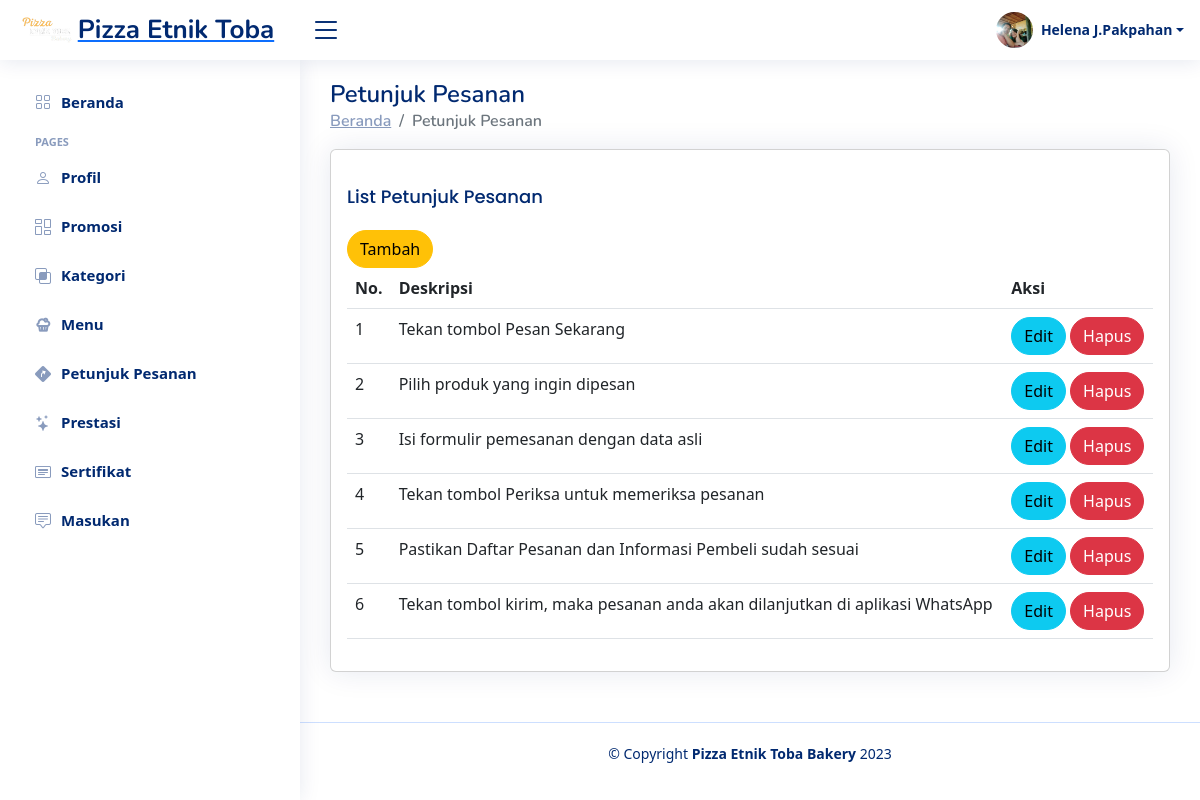
Page /Website/Admin/petunjuk.php (signed in) on the committed database.
### tables this page shows
CREATE TABLE `petunjuk` (
  `id_petunjuk` int(11) NOT NULL,
  `deskripsi` text NOT NULL
);

### Website/Admin/petunjuk.php (the view, shortened to what this page needs)
<?php
include_once('../koneksi/koneksi.php');
?>
<!DOCTYPE html>
<html lang="en">
<head>
    <link rel="stylesheet" href="style.css">
    <link href="vendor/bootstrap/css/bootstrap.min.css" rel="stylesheet">
    <link href="vendor/bootstrap-icons/bootstrap-icons.css" rel="stylesheet">
    <link href="vendor/boxicons/css/boxicons.min.css" rel="stylesheet">
    <link href="vendor/quill/quill.snow.css" rel="stylesheet">
    <link href="vendor/quill/quill.bubble.css" rel="stylesheet">
    <link href="vendor/remixicon/remixicon.css" rel="stylesheet">
    <link href="vendor/simple-datatables/style.css" rel="stylesheet">
</head>
<?php include 'header.php' ?>
<?php include 'sidebar.php' ?>
<main id="main" class="main">
    <div class="pagetitle">
        <h1>Petunjuk Pesanan</h1>
        <nav>
            <ol class="breadcrumb">
                <li class="breadcrumb-item"><a href="index.php">Beranda</a></li>
                <li class="breadcrumb-item active">Petunjuk Pesanan</li>
            </ol>
        </nav>
    </div>
    <section class="section">
        <div class="row">
            <div class="col-lg-12">
                <div class="card">
                    <div class="card-body">
                        <h5 class="card-title">List Petunjuk Pesanan</h5>
                        <a href="add-petunjuk.php"><button type="button" class="btn btn-warning rounded-pill">Tambah</button></a>
                        <div class="table-responsive">
                        <table class="table datatable">
                            <thead>
                                <tr>
                                    <th scope="col">No.</th>
                                    <th scope="col">Deskripsi</th>
                                    <th scope="col">Aksi</th>
                                </tr>
                            </thead>
                            <tbody>
                                <?php
                                $no = 1;
                                $query = 'SELECT * FROM petunjuk';
                                $result_set = $koneksi->query($query);
                                while ($row = $result_set->fetch_assoc()) {
                                ?>
                                    <tr>
                                        <td><?= $no; ?></td>
                                        <td><?= $row['deskripsi']; ?></td>
                                        <td>
                                            <a href="edit-petunjuk.php?id=<?php echo $row['id_petunjuk']; ?>"><button type="button" class="btn btn-info rounded-pill">Edit</button></a>
                                            <a href="hapus.php?id=<?php echo $row['id_petunjuk']; ?>&tabel=petunjuk" onclick="return confirm('Anda yakin akan menghapus data ini?')"><button type="button" class="btn btn-danger rounded-pill">Hapus</button>
                                        </td>
                                    </tr>
                                <?php $no++;
                                } ?>
                            </tbody>
                        </table>
                        </div>
                    </div>
                </div>
            </div>
        </div>
    </section>
</main>
<?php include 'footer.php' ?>
</body>
</html>

### Website/Admin/header.php (shortened to what this page needs)
<?php
    include_once('../koneksi/koneksi.php');
    $query = 'SELECT * FROM admin';
    $result_set = $koneksi->query($query);
    $row = $result_set->fetch_assoc();
?>
<header id="header" class="header fixed-top d-flex align-items-center">
    <div class="d-flex align-items-center justify-content-between">
        <a href="index.php" class="logo d-flex align-items-center">
            <img src="assets/img/logo.png" alt="">
            <span class="d-none d-lg-block">Pizza Etnik Toba</span>
        </a>
        <i class="bi bi-list toggle-sidebar-btn"></i>
    </div>
    <nav class="header-nav ms-auto">
        <ul class="d-flex align-items-center">
            <li class="nav-item dropdown pe-3">
                <a class="nav-link nav-profile d-flex align-items-center pe-0" href="#" data-bs-toggle="dropdown">
                    <img src="../../pictures/<?php echo $row['foto_admin'];?>" alt="Profile" class="rounded-circle">
                    <span class="d-none d-md-block dropdown-toggle ps-2"><?php echo  $row['nama_admin'];?></span>
                </a>
            </li>
        </ul>
    </nav>
</header>

### Website/Admin/style.css (style rules this page uses)
:root { scroll-behavior: smooth; }
a { color: #4154f1; text-decoration: none; }
h1, h2, h3, h4, h5, h6 { font-family: "Nunito", sans-serif; }
#main { margin-top: 60px; padding: 20px 30px; transition: all 0.3s; }
.pagetitle { margin-bottom: 10px; }
.pagetitle h1 { font-size: 24px; margin-bottom: 0; font-weight: 600; color: #012970; }
.card { margin-bottom: 30px; border: none; border-radius: 5px; box-shadow: 0px 0 30px rgba(1, 41, 112, 0.1); }
.card-title { padding: 20px 0 15px 0; font-size: 18px; font-weight: 500; color: #012970; font-family: "Poppins", sans-serif; }
.card-body { padding: 0 20px 20px 20px; }
.breadcrumb { font-size: 14px; font-family: "Nunito", sans-serif; color: #899bbd; font-weight: 600; }
.breadcrumb a { color: #899bbd; transition: 0.3s; }
.breadcrumb .breadcrumb-item::before { color: #899bbd; }
.breadcrumb .active { color: #51678f; font-weight: 600; }
.logo { line-height: 1; }
@media (min-width: 1200px) { .logo { width: 280px; } }
.logo img { max-height: 26px; margin-right: 6px; }
.logo span { font-size: 26px; font-weight: 700; color: #012970; font-family: "Nunito", sans-serif; }
.header { transition: all 0.5s; z-index: 997; height: 60px; box-shadow: 0px 2px 20px rgba(1, 41, 112, 0.1); background-color: #fff; padding-left: 20px; }
.header .toggle-sidebar-btn { font-size: 32px; padding-left: 10px; cursor: pointer; color: #012970; }
.header-nav ul { list-style: none; }
.header-nav > ul { margin: 0; padding: 0; }
.header-nav .nav-profile { color: #012970; }
.header-nav .nav-profile img { max-height: 36px; }
.header-nav .nav-profile span { font-size: 14px; font-weight: 600; }
@media (min-width: 1200px) { #main, #footer { margin-left: 300px; } }

### rows in the picture
petunjuk: deskripsi "Tekan tombol Pesan Sekarang"
petunjuk: deskripsi "Pilih produk yang ingin dipesan"
petunjuk: deskripsi "Isi formulir pemesanan dengan data asli"
petunjuk: deskripsi "Tekan tombol Periksa untuk memeriksa pesanan"
petunjuk: deskripsi "Pastikan Daftar Pesanan dan Informasi Pembeli sudah sesuai"
petunjuk: deskripsi "Tekan tombol kirim, maka pesanan anda akan dilanjutkan di aplikasi WhatsApp"

### other values in the picture
$row['nama_admin'] "Helena J.Pakpahan"
